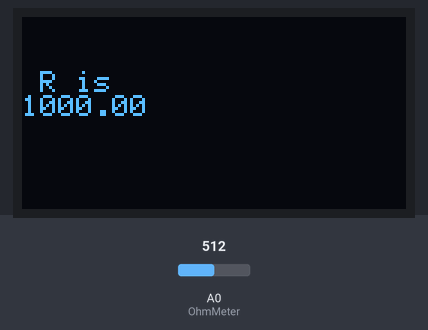
The sketch below on a simulated Arduino Uno, built with avr-gcc and run on an emulated ATmega328P. Shown: 128×64 one-colour display. Inputs (shaded band) come from the test bench; at power-on: A0 (OhmMeter) = 512.

Above: at 3.2 s.
3.3 s: A0 (OhmMeter) set to 716
At 4.0 s:
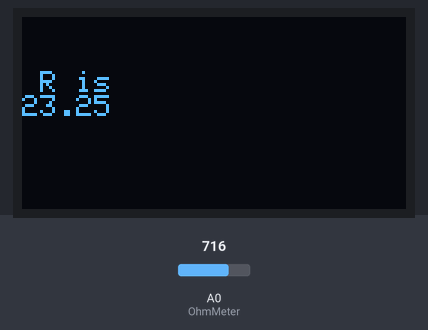
5.0 s: A0 (OhmMeter) set to 900
At 6.1 s:
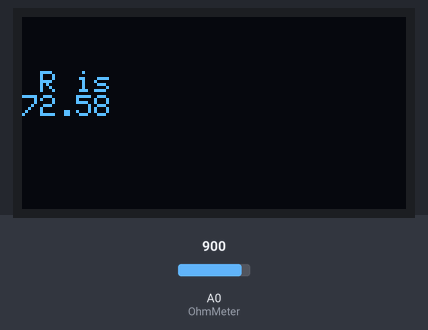
6.7 s: A0 (OhmMeter) set to 1011
At 8.3 s:
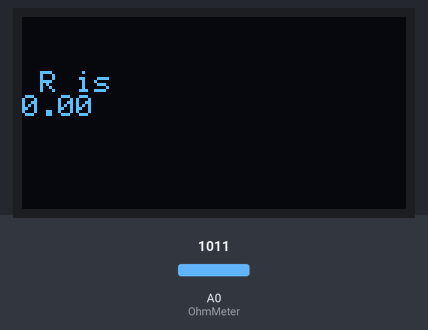
Timing chart, 0 to 9.8 s (numbered marks = the images above; inputs shaded):
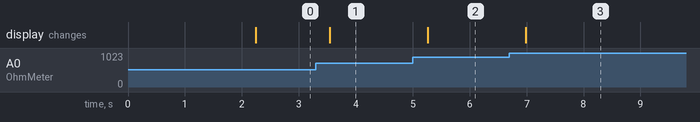

The sketch:

Ohmmeter.ino
```cpp
#include <Adafruit_SSD1305.h>
#include <splash.h>

#include <Wire.h>
#include <Adafruit_GFX.h>
#include <Adafruit_SSD1306.h>
#define SCREEN_WIDTH 128 // OLED display width, in pixels
#define SCREEN_HEIGHT 64 // OLED display height, in pixels

// Declaration for an SSD1306 display connected to I2C (SDA, SCL pins)
Adafruit_SSD1306 display(SCREEN_WIDTH, SCREEN_HEIGHT, &Wire, -1);

const int OhmMeter = 0;
const int R3 = 6;
const int R2 = 5;
const int R1 = 4;
float R = 0.00;

void setup() {

 Serial.begin(115200);

  if(!display.begin(SSD1306_SWITCHCAPVCC, 0x3C)) { // Address 0x3D for 128x64
    Serial.println(F("SSD1306 allocation failed"));
    for(;;);
  }
  delay(2000);
  display.clearDisplay();
  display.setTextColor(WHITE);
}

 void loop () {


  float v_ref = 4.94;
  float r1 = 0.00;
  float r_ref1 = 1000.00;
  float adc_value1 = 0.00;
  float voltage1 = 0.00;
  float r2 = 0.00;
  float r_ref2 = 10000.00;
  float adc_value2 = 0.00;
  float voltage2 = 0.00;
  float r3 = 0.00;
  float r_ref3 = 100000.00;
  float adc_value3 = 0.00;
  float voltage3 = 0.00;
  pinMode(R1, OUTPUT);
  pinMode(R2, INPUT);
  pinMode(R3, INPUT);
  digitalWrite(R1, HIGH);
  for (int i = 0; i < 20 ; i++)
  {
    adc_value1 = adc_value1 + analogRead(OhmMeter);
    delay(3);
  }

  adc_value1 = adc_value1 / 20;

  if (adc_value1 < 1022.90)
  {
    voltage1 = ((adc_value1 * v_ref) / 1024);
    r1 = (voltage1 * r_ref1) / (v_ref - voltage1);
  }
  pinMode(R1, INPUT);
  pinMode(R2, OUTPUT);
  pinMode(R3, INPUT);
  digitalWrite(R2, HIGH);
  for (int i = 0; i < 20 ; i++)
  {
    adc_value2 = adc_value2 + analogRead(OhmMeter);
    delay(3);
  }
  adc_value2 = adc_value2 / 20;
  if (adc_value2 < 1022.90)
  {
    voltage2 = ((adc_value2 * v_ref) / 1024);

    r2 = (voltage2 * r_ref2) / (v_ref - voltage2);
  }
  pinMode(R1, INPUT);
  pinMode(R2, INPUT);
  pinMode(R3, OUTPUT);
  digitalWrite(R3, HIGH);
  for (int i = 0; i < 20 ; i++)
  {
    adc_value3 = adc_value3 + analogRead(OhmMeter);
    delay(3);
  }
  adc_value3 = adc_value3 / 20;
  if (adc_value3 < 1022.90)
  {
    voltage3 = ((adc_value3 * v_ref) / 1024);
    r3 = (voltage3 * r_ref3) / (v_ref - voltage2);
  }
  r1 = r1 / 1000;

  r2 = r2 / 1000;

  r3 = r3 / 1000;
  if (r1 < 2 && r2 < 101 && r3 < 1001) R = r1*1000;
  else if (r1 > 2 && r2 < 101 && r3 < 1001) R = r2;
  else if (r1 > 2 && r2 > 101 && r3 < 2000) R = r3;
  else R = 0.00;

  display.setCursor(0,10);
  // Display static text
  display.println("\n R is");
  display.print(R);
  display.print(" ");
  display.display();
  display.clearDisplay();
}
```

Measured:
- after the input at 3.3 s, the display: changes after 0.24 s (image 1)
- after the input at 5.0 s, the display: changes after 0.27 s (image 2)
- after the input at 6.7 s, the display: changes after 0.29 s (image 3)
